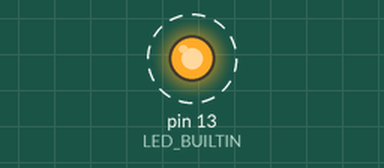
Recording of a sketch running on a simulated Arduino Uno, built with avr-gcc and run on an emulated ATmega328P. Parts: output pins drawn as LEDs (lit = HIGH). Dashed ring = blinking.

Above: at 0.5 s.
Timing chart, 0 to 4.6 s (numbered marks = the images above):
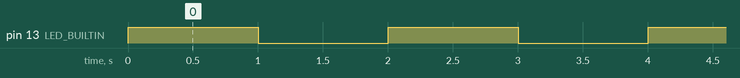

Measured:
- by itself, pin 13 (LED_BUILTIN): alternates HIGH for 1.0 s and LOW for 1.0 s

The sketch:

01-Blink.ino
```cpp
#include "Mediator.h"

void setup()
{
    mediatorSetup();
}

void loop()
{
    mediatorLoop();
}
```

01-Blink.cpp
```cpp
#ifndef  ARDUINO

#include "Mediator.h"


int main()
{
    mediatorSetup();
    while(1)
        mediatorLoop();

    return 0;
}

#endif
```

Mediator.cpp
```cpp
#include "Mediator.h"


void mediatorSetup()
{
  // initialize digital pin LED_BUILTIN as an output.
  pinMode(LED_BUILTIN, OUTPUT);
}

void mediatorLoop()
{
  digitalWrite(LED_BUILTIN, HIGH);   // turn the LED on (HIGH is the voltage level)
  delay(1000);                       // wait for a second
  digitalWrite(LED_BUILTIN, LOW);    // turn the LED off by making the voltage LOW
  delay(1000);                       // wait for a second
}
```

Mediator.h
```cpp
#pragma once

#ifdef  ARDUINO

#include <Arduino.h>

#else

#include "PseudoArduino.h"

#endif

void mediatorSetup();
void mediatorLoop();
```

PseudoArduino.cpp
```cpp
#ifndef  ARDUINO

#include "PseudoArduino.h"


void SerialClass::begin(unsigned long int boud) {
    boud_rate = boud;
}

template <typename T>
void SerialClass::print(const T& data) {
    std::cout << "(" << boud_rate << ") : " << data;
}

template <typename T>
void SerialClass::println(const T& data) {
    std::cout << "(" << boud_rate << ") : " << data << std::endl;
}

void SerialClass::println() {
    std::cout << "(" << boud_rate << ") : " << std::endl;
}

// Instantiate a global Serial object similar to Arduino
SerialClass Serial;


// Function to mimic Arduino's delay function
void delay(unsigned long milliseconds) {
    std::this_thread::sleep_for(std::chrono::milliseconds(milliseconds));
}


std::string Microcontroller::modeToString(PinMode mode) {
    switch (mode) {
        case INPUT: return "INPUT";
        case OUTPUT: return "OUTPUT";
        case INPUT_PULLUP: return "INPUT_PULLUP";
        default: return "UNKNOWN";
    }
}

void Microcontroller::pinMode(int pin, PinMode mode) {
    pinModes[pin] = mode;
    std::string modeStr = modeToString(mode);
    std::cout << "Pin " << pin << " set to " << modeStr << " mode." << std::endl;
}

void Microcontroller::digitalWrite(int pin, int value) {
    if (pinModes.find(pin) == pinModes.end()) {
        std::cerr << "Error: Pin " << pin << " not configured. Use pinMode() first." << std::endl;
        return;
    }
    pinStates[pin] = (value == HIGH) ? HIGH_STATE : LOW_STATE;
    std::string stateStr = (value == HIGH) ? "HIGH" : "LOW";
    std::cout << "Pin " << pin << " set to " << stateStr << "." << std::endl;
}

void Microcontroller::printPinStates() {
    for (const auto &entry : pinStates) {
        std::string stateStr = (entry.second == HIGH_STATE) ? "HIGH" : "LOW";
        std::cout << "Pin " << entry.first << " is " << stateStr << "." << std::endl;
    }
}

// Define the global microcontroller instance
Microcontroller MCU;

// Function to mimic Arduino's pinMode()
void pinMode(int pin, PinMode mode) {
    MCU.pinMode(pin, mode);
}

// Function to mimic Arduino's digitalWrite()
void digitalWrite(int pin, int value) {
    MCU.digitalWrite(pin, value);
}


#endif
```
